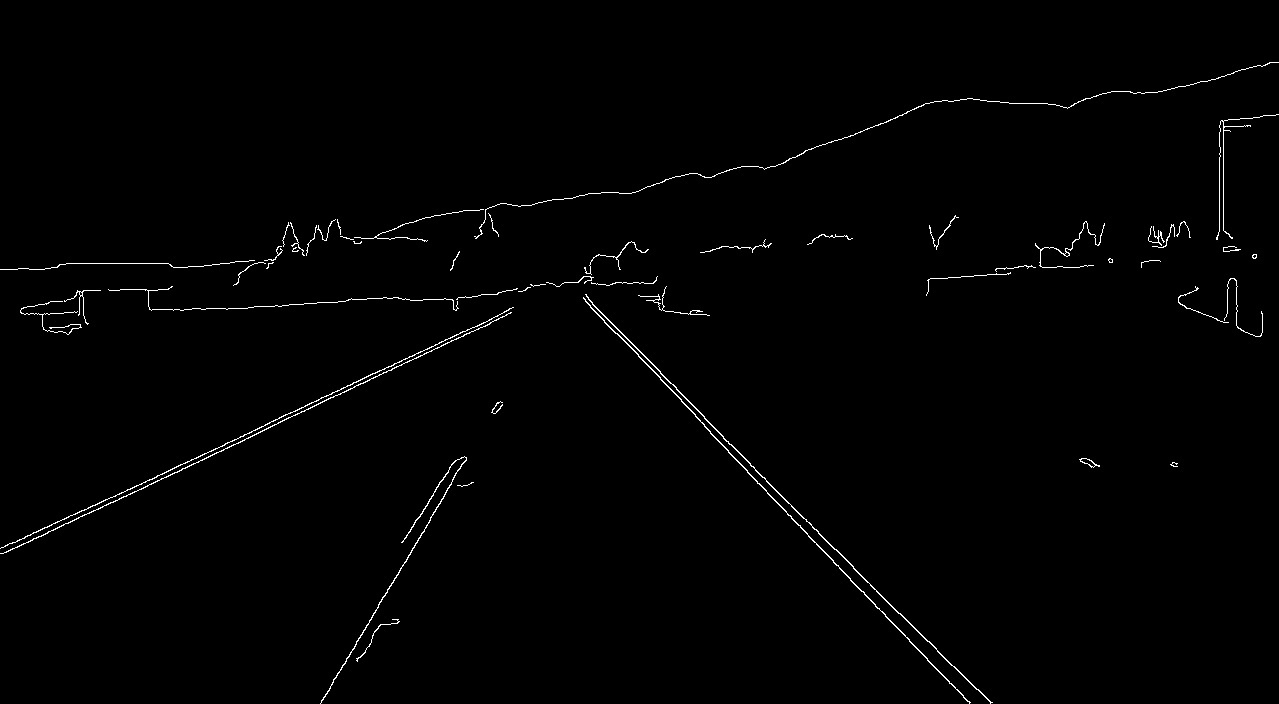
#> input picture img.jpg, 1279 x 704 px, given in place of test2.mp4, which was not available
$ python Video_lanes.py
#> lines starting #> are read from the running program, lines starting #| are printed output that depends on the picture; after the words box and inside, x2 and y2 are one past the last pixel; in counts of white or black regions, pixels touching at a corner belong together; pictures that were not available may be replaced by others from this repository, and a replacement may not be noted
#> further down, frame is the input picture: shape (704, 1279, 3); min 0, max 255, mean 2.4
# Lane Detection
import cv2
import numpy as np
import matplotlib.pyplot as plt

def make_coordinates(image,line_parameters):
    slope, intercept = line_parameters
    y1 = image.shape[0] # Image shape: (704,1279,3), y1= 704
    y2 = int(y1*(3/5)) # y2= 422.4
    x1 = int((y1-intercept)/slope)
    x2 = int((y2-intercept)/slope)
    return np.array([x1,y1,x2,y2])

def average_slope_intercept(image,lines):
    left_fit = []
    right_fit = []
    for line in lines:
        x1, y1, x2, y2 = line.reshape(4)
        parameters = np.polyfit((x1,x2),(y1,y2), 1) # To get the slope and y-intercept, polyfit- fits a 1st degree polynomial(y= mx+b)
        slope = parameters[0]
        intercept = parameters[1]
        if slope < 0:
            left_fit.append((slope,intercept))
        else:
            right_fit.append((slope,intercept))
    left_fit_average = np.average(left_fit, axis=0) # Calculate average slope and y-intercept vertically
    right_fit_average = np.average(right_fit, axis=0)
    left_line = make_coordinates(image,left_fit_average) # To get the coordinates to draw the line
    right_line = make_coordinates(image,right_fit_average)
    return np.array([left_line,right_line])

def canny(image):
    gray = cv2.cvtColor(image,cv2.COLOR_RGB2GRAY) # Converting a color image to gray image to reduce computational complexity
    blur = cv2.GaussianBlur(gray,(5,5),0) # To reduce noise and smoothen the image
    canny = cv2.Canny(blur,50,150) # To detect the edges of the image using canny fn
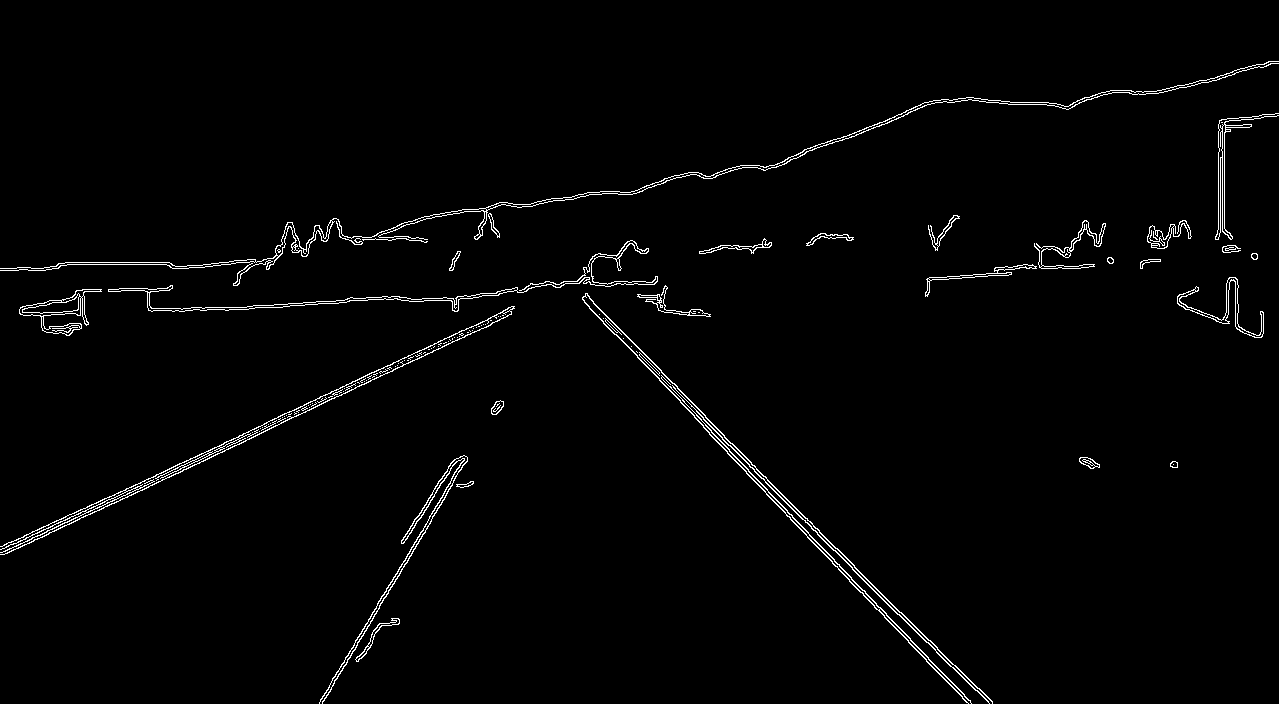
#> canny: shape (704, 1279); 1.7% white in thin lines or dots
    return canny

def display_lines(image, lines):
    line_image = np.zeros_like(image)
    if lines is not None: # to check if any line is detected, lines- 3-d array
        for line in lines:
            x1, y1, x2, y2 = line.reshape(4)
            # line- draws a line segment connecting 2 points, color of the line, line density
            cv2.line(line_image, (x1,y1), (x2,y2), (255,0,0), 10)
    return line_image

def region_of_interest(image): # Detect the lanes(enclosed region):
    height = image.shape[0] # To get the height of the image
#> height = 704
    polygons = np.array([[(200,height),(1100,height),(550,250)]]) # Providing the 3 edge values of the triangle
#> polygons = [[200, 704], [1100, 704], [550, 250]]
    mask = np.zeros_like(image) # Create an array of zeros with the shape of the image (black image)
    # The mask will be an image which is completely black
    cv2.fillPoly(mask,polygons,255) # Fill the mask with our triangle(with color white)
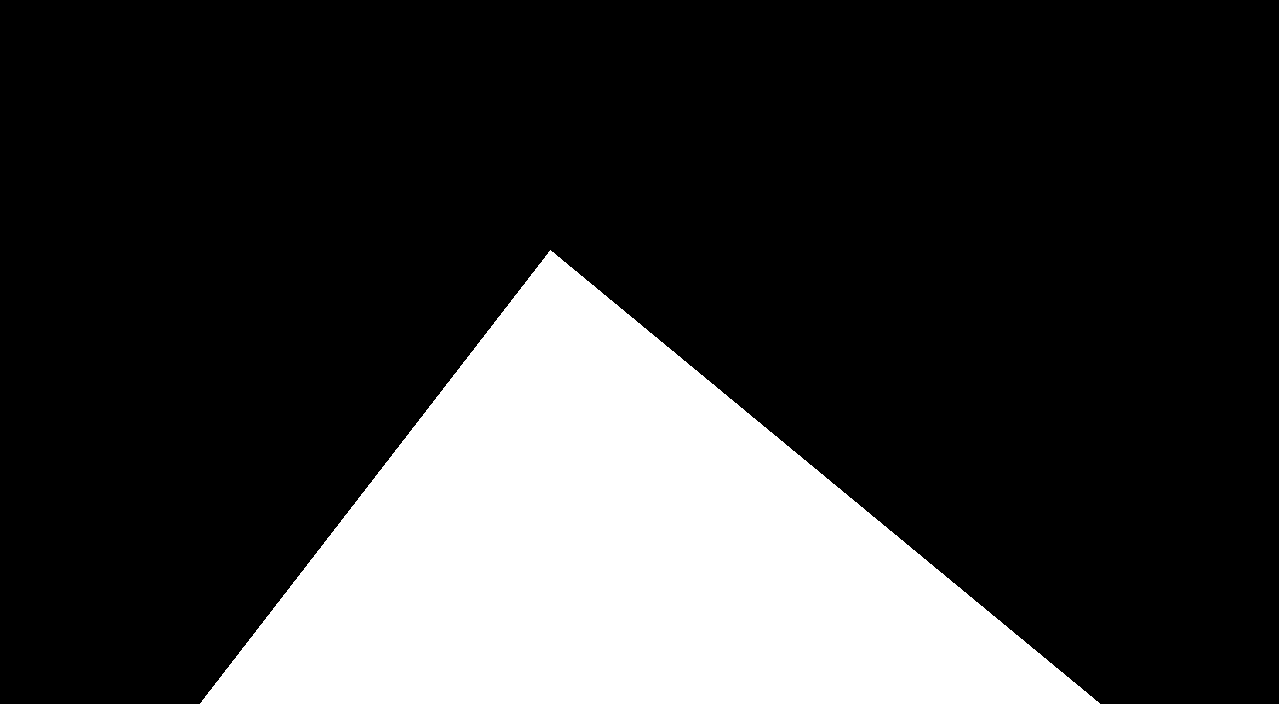
#> mask: shape (704, 1279); 22.7% white; 1 white region, box (x1, y1, x2, y2) and area: (200, 250, 1100, 704) 204575
    masked_image = cv2.bitwise_and(image,mask) # shows only the triangle in white color
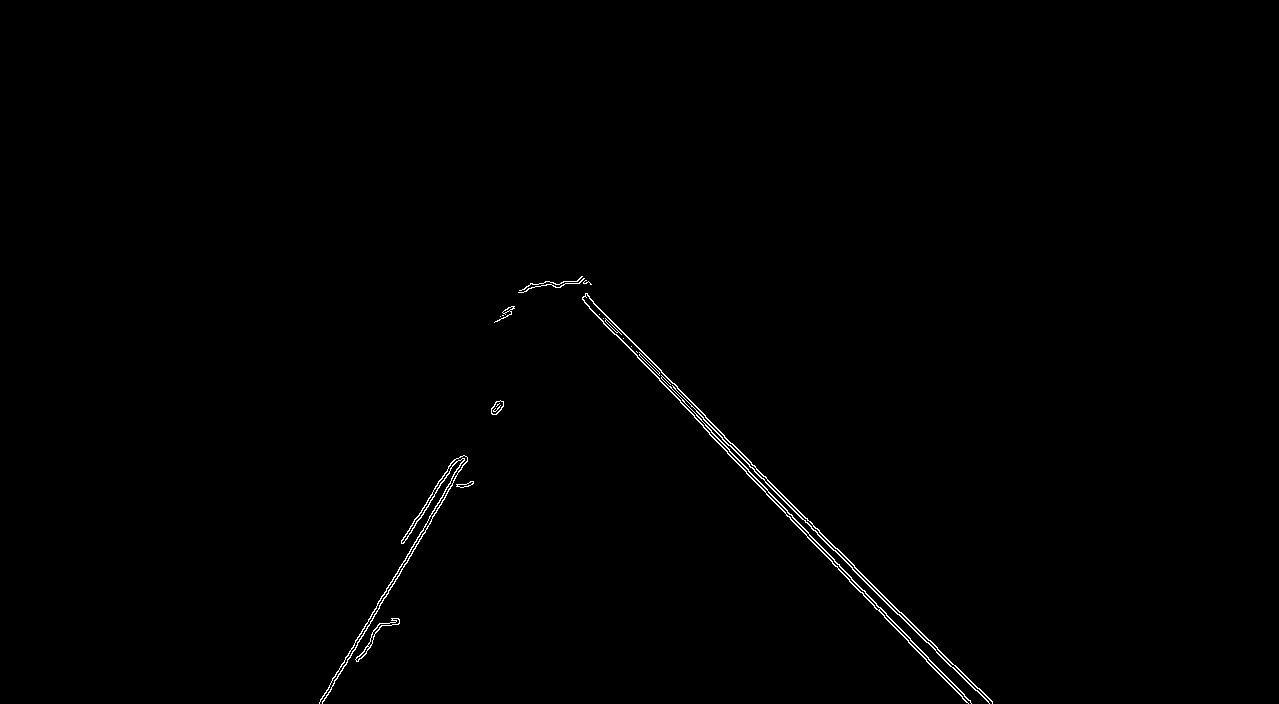
#> masked_image: shape (704, 1279); 0.5% white in thin lines or dots, all inside (x1, y1, x2, y2) = (319, 276, 993, 704)
    return masked_image # Modified mask

# To detect the lanes in Video
cap = cv2.VideoCapture("test2.mp4")
while(cap.isOpened()):
    _, frame = cap.read() # To decode every video frame
    canny_image = canny(frame)
    cropped_image = region_of_interest(canny_image)
    lines = cv2.HoughLinesP(cropped_image,2, np.pi/180,100,np.array([]),minLineLength = 40,maxLineGap = 5)
#> lines = 21 rows, first 6: [809, 535, 970, 701], [632, 341, 744, 456], [786, 515, 889, 621], [854, 567, 937, 647], [703, 419, 926, 642], [705, 425, 767, 489]
    average_lines = average_slope_intercept(frame, lines)
#> the loop in average_slope_intercept, `for line in lines:` made 21 passes
#> (x1, y1, x2, y2, slope, intercept) on passes 1 to 12: (809, 535, 970, 701, 1.03, -299.1), (632, 341, 744, 456, 1.03, -307.9), (786, 515, 889, 621, 1.03, -293.9), (854, 567, 937, 647, 0.964, -256.1), (703, 419, 926, 642, 1, -284), (705, 425, 767, 489, 1.03, -302.7), (899, 614, 975, 690, 1, -285), (401, 566, 465, 456, -1.72, 1255.2), (627, 345, 779, 507, 1.07, -323.2), (322, 703, 431, 521, -1.67, 1240.7), (917, 650, 966, 702, 1.06, -323.1), (760, 473, 819, 530, 0.966, -261.2)
#> after the loop in average_slope_intercept, `for line in lines:`: left_fit = [(-1.72, 1255.2), (-1.67, 1240.7), (-1.62, 1214), (-1.68, 1241.7), (-1.5, 1146), (-1.67, 1232.3), (-1.7, 1246.9)]; right_fit = [(1.03, -299.1), (1.03, -307.9), (1.03, -293.9), (0.964, -256.1), (1, -284), (1.03, -302.7), (1, -285), (1.07, -323.2), (1.06, -323.1), (0.966, -261.2), (1, -287), (1.05, -313.3), (0.967, -258.5), (1.06, -318.4)]
#> in average_slope_intercept, `left_fit_average = np.average(left_fit, axis=0)`: left_fit_average = [-1.65, 1225.3]
#> in average_slope_intercept, `right_fit_average = np.average(right_fit, axis=0)`: right_fit_average = [1.02, -293.8]
#> in make_coordinates, `slope, intercept = line_parameters`: slope = -1.65; intercept = 1225.3
#> in make_coordinates, `x1 = int((y1-intercept)/slope)`: x1 = 315
#> in make_coordinates, `x2 = int((y2-intercept)/slope)`: x2 = 486
#> in average_slope_intercept, `left_line = make_coordinates(image,left_fit_average)`: left_line = [315, 704, 486, 422]
#> in average_slope_intercept, `right_line = make_coordinates(image,right_fit_average)`: right_line = [980, 704, 703, 422]
#> average_lines = [[315, 704, 486, 422], [980, 704, 703, 422]]
    line_image = display_lines(frame, average_lines)
#> the loop in display_lines, `for line in lines:` made 2 passes
    combo_image = cv2.addWeighted(frame,0.8,line_image,1,1)
    cv2.imshow('result',combo_image)
    #cv2.waitKey(1) - wait 1ms in between frames
    if cv2.waitKey(1) == ord('q'):
#> (key q is pressed here)
        break
cap.release()
cv2.destroyAllWindows()
